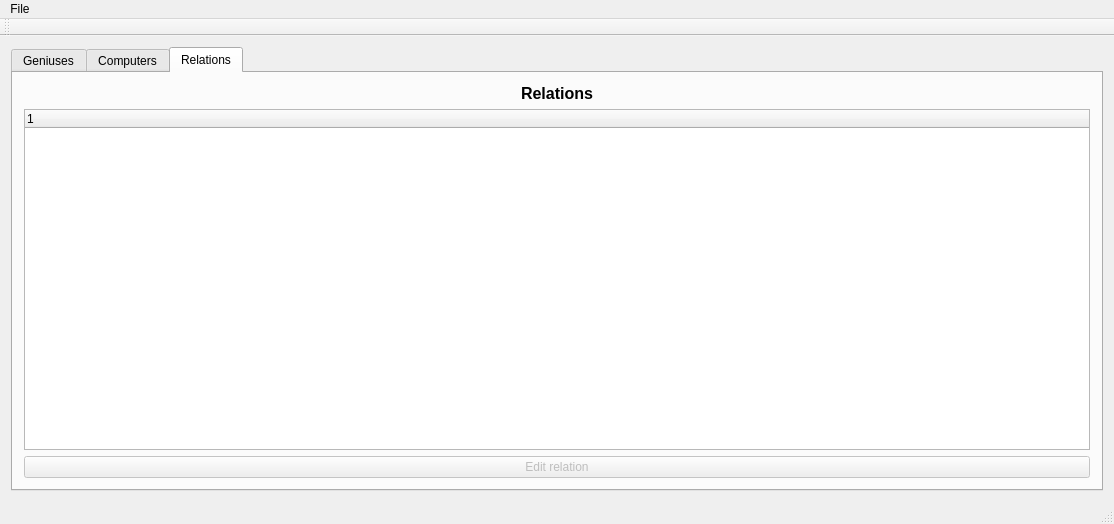
<?xml version="1.0" encoding="UTF-8"?>
<ui version="4.0">
 <class>MainWindow</class>
 <widget class="QMainWindow" name="MainWindow">
  <property name="geometry">
   <rect>
    <x>0</x>
    <y>0</y>
    <width>1114</width>
    <height>524</height>
   </rect>
  </property>
  <property name="windowTitle">
   <string>Geniuslist</string>
  </property>
  <widget class="QWidget" name="centralWidget">
   <layout class="QVBoxLayout" name="verticalLayout_6">
    <item>
     <widget class="QTabWidget" name="geniusDetails">
      <property name="autoFillBackground">
       <bool>false</bool>
      </property>
      <property name="currentIndex">
       <number>2</number>
      </property>
      <widget class="QWidget" name="tabGenius">
       <attribute name="title">
        <string>Geniuses</string>
       </attribute>
       <layout class="QHBoxLayout" name="horizontalLayout">
        <item>
         <layout class="QVBoxLayout" name="verticalLayout_3">
          <item>
           <widget class="QLabel" name="labelGeniuses">
            <property name="text">
             <string>&lt;html&gt;&lt;head/&gt;&lt;body&gt;&lt;p align=&quot;center&quot;&gt;&lt;span style=&quot; font-size:12pt; font-weight:600;&quot;&gt;Geniuses&lt;/span&gt;&lt;/p&gt;&lt;/body&gt;&lt;/html&gt;</string>
            </property>
           </widget>
          </item>
          <item>
           <widget class="QLineEdit" name="lineEditGeniusFilter">
            <property name="autoFillBackground">
             <bool>false</bool>
            </property>
            <property name="placeholderText">
             <string>Search for genius</string>
            </property>
           </widget>
          </item>
          <item>
           <widget class="QListWidget" name="listGeniuses"/>
          </item>
          <item>
           <widget class="QPushButton" name="buttonEditGenius">
            <property name="enabled">
             <bool>false</bool>
            </property>
            <property name="text">
             <string>Edit Selected Genius</string>
            </property>
           </widget>
          </item>
          <item>
           <widget class="QPushButton" name="pushButtonDeleteGenius">
            <property name="enabled">
             <bool>false</bool>
            </property>
            <property name="text">
             <string>Delete Selected Genius</string>
            </property>
           </widget>
          </item>
          <item>
           <widget class="QPushButton" name="pushButtonAddGenius">
            <property name="text">
             <string>Add Genius</string>
            </property>
           </widget>
          </item>
         </layout>
        </item>
        <item>
         <layout class="QVBoxLayout" name="verticalLayout_2">
          <item>
           <widget class="QLabel" name="labelComputerDetails">
            <property name="text">
             <string>&lt;html&gt;&lt;head/&gt;&lt;body&gt;&lt;p align=&quot;center&quot;&gt;&lt;span style=&quot; font-size:12pt; font-weight:600;&quot;&gt;Genius Details&lt;/span&gt;&lt;/p&gt;&lt;/body&gt;&lt;/html&gt;</string>
            </property>
           </widget>
          </item>
          <item>
           <widget class="QPushButton" name="clearGeniusSelection">
            <property name="text">
             <string>Show all</string>
            </property>
           </widget>
          </item>
          <item>
           <widget class="QTableWidget" name="geniusDetailsTable">
            <property name="alternatingRowColors">
             <bool>true</bool>
            </property>
            <property name="sortingEnabled">
             <bool>true</bool>
            </property>
            <attribute name="horizontalHeaderStretchLastSection">
             <bool>true</bool>
            </attribute>
            <attribute name="verticalHeaderVisible">
             <bool>false</bool>
            </attribute>
            <attribute name="verticalHeaderDefaultSectionSize">
             <number>37</number>
            </attribute>
            <attribute name="verticalHeaderStretchLastSection">
             <bool>false</bool>
            </attribute>
            <column>
             <property name="text">
              <string>Name</string>
             </property>
            </column>
            <column>
             <property name="text">
              <string>Gender</string>
             </property>
            </column>
            <column>
             <property name="text">
              <string>BirthYear</string>
             </property>
            </column>
            <column>
             <property name="text">
              <string>DeathYear</string>
             </property>
            </column>
           </widget>
          </item>
         </layout>
        </item>
       </layout>
      </widget>
      <widget class="QWidget" name="tabComputers">
       <attribute name="title">
        <string>Computers</string>
       </attribute>
       <layout class="QHBoxLayout" name="horizontalLayout_3">
        <item>
         <layout class="QVBoxLayout" name="verticalLayout_4">
          <item>
           <widget class="QLabel" name="labelComputers">
            <property name="minimumSize">
             <size>
              <width>439</width>
              <height>0</height>
             </size>
            </property>
            <property name="text">
             <string>&lt;html&gt;&lt;head/&gt;&lt;body&gt;&lt;p align=&quot;center&quot;&gt;&lt;span style=&quot; font-size:12pt; font-weight:600;&quot;&gt;Computers&lt;/span&gt;&lt;/p&gt;&lt;/body&gt;&lt;/html&gt;</string>
            </property>
           </widget>
          </item>
          <item>
           <widget class="QLineEdit" name="lineEditComputerFilter">
            <property name="placeholderText">
             <string>Search for computer</string>
            </property>
           </widget>
          </item>
          <item>
           <widget class="QListWidget" name="listComputers"/>
          </item>
          <item>
           <widget class="QPushButton" name="buttonEditComputer">
            <property name="enabled">
             <bool>false</bool>
            </property>
            <property name="text">
             <string>Edit Selected Computer</string>
            </property>
           </widget>
          </item>
          <item>
           <widget class="QPushButton" name="pushButtonDeleteComputer">
            <property name="enabled">
             <bool>false</bool>
            </property>
            <property name="text">
             <string>Delete Selected Computer</string>
            </property>
           </widget>
          </item>
          <item>
           <widget class="QPushButton" name="pushButtonAddComputer">
            <property name="text">
             <string>Add Computer</string>
            </property>
           </widget>
          </item>
         </layout>
        </item>
        <item>
         <layout class="QVBoxLayout" name="verticalLayout">
          <item>
           <widget class="QLabel" name="labelGeniusDetails">
            <property name="text">
             <string>&lt;html&gt;&lt;head/&gt;&lt;body&gt;&lt;p align=&quot;center&quot;&gt;&lt;span style=&quot; font-size:12pt; font-weight:600;&quot;&gt;Computer Details&lt;/span&gt;&lt;/p&gt;&lt;/body&gt;&lt;/html&gt;</string>
            </property>
           </widget>
          </item>
          <item>
           <widget class="QPushButton" name="clearComputerSelection">
            <property name="text">
             <string>Show all</string>
            </property>
           </widget>
          </item>
          <item>
           <widget class="QTableWidget" name="computerDetailsTable">
            <property name="alternatingRowColors">
             <bool>true</bool>
            </property>
            <property name="sortingEnabled">
             <bool>true</bool>
            </property>
            <attribute name="horizontalHeaderStretchLastSection">
             <bool>true</bool>
            </attribute>
            <attribute name="verticalHeaderVisible">
             <bool>false</bool>
            </attribute>
            <column>
             <property name="text">
              <string>ModelName</string>
             </property>
            </column>
            <column>
             <property name="text">
              <string>MakeYear</string>
             </property>
            </column>
            <column>
             <property name="text">
              <string>Type</string>
             </property>
            </column>
            <column>
             <property name="text">
              <string>Built(Y/N)</string>
             </property>
            </column>
           </widget>
          </item>
         </layout>
        </item>
       </layout>
      </widget>
      <widget class="QWidget" name="tab">
       <attribute name="title">
        <string>Relations</string>
       </attribute>
       <layout class="QHBoxLayout" name="horizontalLayout_2">
        <item>
         <layout class="QVBoxLayout" name="verticalLayout_5">
          <item>
           <widget class="QLabel" name="label">
            <property name="text">
             <string>&lt;html&gt;&lt;head/&gt;&lt;body&gt;&lt;p align=&quot;center&quot;&gt;&lt;span style=&quot; font-size:12pt; font-weight:600;&quot;&gt;Relations&lt;/span&gt;&lt;/p&gt;&lt;/body&gt;&lt;/html&gt;</string>
            </property>
           </widget>
          </item>
          <item>
           <widget class="QTreeWidget" name="geniusComputerRelationWidget">
            <property name="frameShape">
             <enum>QFrame::StyledPanel</enum>
            </property>
            <property name="tabKeyNavigation">
             <bool>true</bool>
            </property>
            <property name="alternatingRowColors">
             <bool>true</bool>
            </property>
            <property name="textElideMode">
             <enum>Qt::ElideLeft</enum>
            </property>
            <property name="indentation">
             <number>25</number>
            </property>
            <column>
             <property name="text">
              <string notr="true">1</string>
             </property>
            </column>
           </widget>
          </item>
          <item>
           <widget class="QPushButton" name="pushButtonEditRelation">
            <property name="enabled">
             <bool>false</bool>
            </property>
            <property name="text">
             <string>Edit relation</string>
            </property>
           </widget>
          </item>
         </layout>
        </item>
       </layout>
      </widget>
     </widget>
    </item>
   </layout>
  </widget>
  <widget class="QMenuBar" name="menuBar">
   <property name="geometry">
    <rect>
     <x>0</x>
     <y>0</y>
     <width>1114</width>
     <height>26</height>
    </rect>
   </property>
   <widget class="QMenu" name="menuFile">
    <property name="title">
     <string>File</string>
    </property>
    <addaction name="actionAddGenius"/>
    <addaction name="actionAddComputer"/>
   </widget>
   <addaction name="menuFile"/>
  </widget>
  <widget class="QToolBar" name="mainToolBar">
   <attribute name="toolBarArea">
    <enum>TopToolBarArea</enum>
   </attribute>
   <attribute name="toolBarBreak">
    <bool>false</bool>
   </attribute>
  </widget>
  <widget class="QStatusBar" name="statusBar"/>
  <action name="actionAddGenius">
   <property name="icon">
    <iconset resource="resources.qrc">
     <normaloff>:/icons/images/addgenius.png</normaloff>:/icons/images/addgenius.png</iconset>
   </property>
   <property name="text">
    <string>Add Genius</string>
   </property>
  </action>
  <action name="actionAddComputer">
   <property name="icon">
    <iconset resource="resources.qrc">
     <normaloff>:/icons/images/addcomputer.png</normaloff>:/icons/images/addcomputer.png</iconset>
   </property>
   <property name="text">
    <string>Add Computer</string>
   </property>
  </action>
 </widget>
 <layoutdefault spacing="6" margin="11"/>
 <resources>
  <include location="resources.qrc"/>
 </resources>
 <connections/>
</ui>
